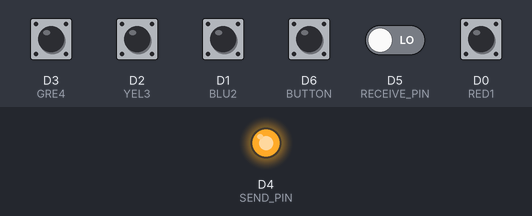
A sketch run on a simulated ESP8266 (NodeMCU). On the bench: output pins drawn as LEDs (lit = HIGH). The inputs (shaded band) are chosen by the test bench; at power-on: D0 (RED1), D1 (BLU2), D2 (YEL3), D3 (GRE4) HIGH, D5 (RECEIVE_PIN), D6 (BUTTON) LOW. What the sketch prints to the serial monitor is not drawn.

Above: at 0.8 s.
0.9 s: D5 (RECEIVE_PIN) driven HIGH
Timing chart, 0 to 1.4 s (numbered marks = the images above; inputs shaded):
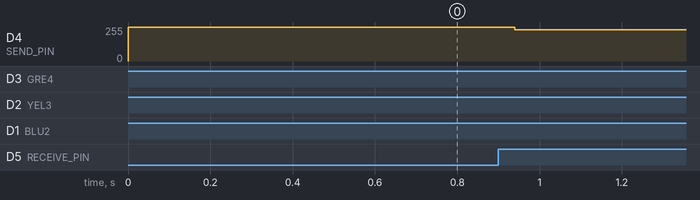

The sketch:

fretboard.ino
```cpp
#include <Keyboard.h>

int RED1 = D0;
int BLU2 = D1;
int YEL3 = D2;
int GRE4 = D3;
const int SEND_PIN = D4;
const int RECEIVE_PIN = D5;
int BUTTON = D6;


// Cap touch global vars
const int NUM_SAMPLES = 1000;
const int windowSize = 10;
int readings[windowSize] = {0};
int readIndex = 0;
long totalSum = 0;
float rollingAvg = 0;

int baseline = 0;

void setup() {
  Serial.begin(115200);
  pinMode(RED1, INPUT_PULLUP);
  pinMode(BLU2, INPUT_PULLUP);
  pinMode(YEL3, INPUT_PULLUP);
  pinMode(GRE4, INPUT_PULLUP);
  pinMode(BUTTON, INPUT);
  int sum = 0;
  for (int i = 0; i < NUM_SAMPLES; i++) {
    sum += capSense(SEND_PIN, RECEIVE_PIN);
  }
  baseline = sum;

  // Initialize the rolling average buffer
  for (int i = 0; i < windowSize; i++) {
    readings[i] = 0;
  }
}

// Fretboard Global Vars
int RED1_PREV = 0;
int BLU2_PREV = 0;
int YEL3_PREV = 0;
int GRE4_PREV = 0;

unsigned long RED1_lastChanged = millis();
unsigned long BLU2_lastChanged = millis();
unsigned long YEL3_lastChanged = millis();
unsigned long GRE4_lastChanged = millis();

unsigned long startTime = millis();

unsigned long debounce = 100;

// Button Global Vars
int BUTTON_PREV = 1;


void loop() {
  int RED1_VAL = !digitalRead(RED1);
  int BLU2_VAL = !digitalRead(BLU2);
  int YEL3_VAL = !digitalRead(YEL3);
  int GRE4_VAL = !digitalRead(GRE4);
  int press = digitalRead(BUTTON);

  // Button to toggle instruments
  if (press != BUTTON_PREV) {
    if (!press && BUTTON_PREV) {
      Keyboard.write('A');
    }
    BUTTON_PREV = press;
  }

  // Red button
  if (RED1_VAL != RED1_PREV && millis() - RED1_lastChanged >= debounce) {
    if (RED1_VAL == 1) {
      Keyboard.press('1');
    }
    else {
      Keyboard.release('1');
    }
    RED1_PREV = RED1_VAL;
    RED1_lastChanged = millis();
  }
  // Blue button
  if (BLU2_VAL != BLU2_PREV && millis() - BLU2_lastChanged >= debounce) {
    if (BLU2_VAL == 1) {
      Keyboard.press('2');
    }
    else {
      Keyboard.release('2');
    }
    BLU2_PREV = BLU2_VAL;
    BLU2_lastChanged = millis();
  }
  // Yellow Button
  if (YEL3_VAL != YEL3_PREV && millis() - YEL3_lastChanged >= debounce) {
    if (YEL3_VAL == 1) {
      Keyboard.press('3');
    }
    else {
      Keyboard.release('3');
    }
    YEL3_PREV = YEL3_VAL;
    YEL3_lastChanged = millis();
  }
  // Green Button
  if (GRE4_VAL != GRE4_PREV && millis() - GRE4_lastChanged >= debounce) {
    if (GRE4_VAL == 1) {
      Keyboard.press('4');
    }
    else {
      Keyboard.release('4');
    }
    GRE4_PREV = GRE4_VAL;
    GRE4_lastChanged = millis();
  }

  // Capactive touch
  int total = 0;
  for (int i = 0; i < NUM_SAMPLES; i++) {
    total += capSense(SEND_PIN, RECEIVE_PIN);
  }
  int sensorValue = total - baseline;

  totalSum = totalSum - readings[readIndex] + sensorValue;
  readings[readIndex] = sensorValue;
  readIndex = (readIndex + 1) % windowSize;
  rollingAvg = totalSum / (float)windowSize;

  // Also printing dummy values (100000 and -2000) to fix the Serial Plotter scale.
  Serial.println(rollingAvg);
}

int capSense(int sendPin, int receivePin) {
  pinMode(receivePin, OUTPUT);
  digitalWrite(receivePin, LOW);

  pinMode(sendPin, OUTPUT);
  digitalWrite(sendPin, LOW);
  delayMicroseconds(1); // Adding some delay before switching to HIGH

  pinMode(receivePin, INPUT);
  digitalWrite(sendPin, HIGH);

  int count = 0;
  while (digitalRead(receivePin) == LOW) {
    count++;
    // Safety break to avoid infinite loop if permanently grounded
    if (count > 32000) {
      break;
    }
  }
  return count;
}
```
